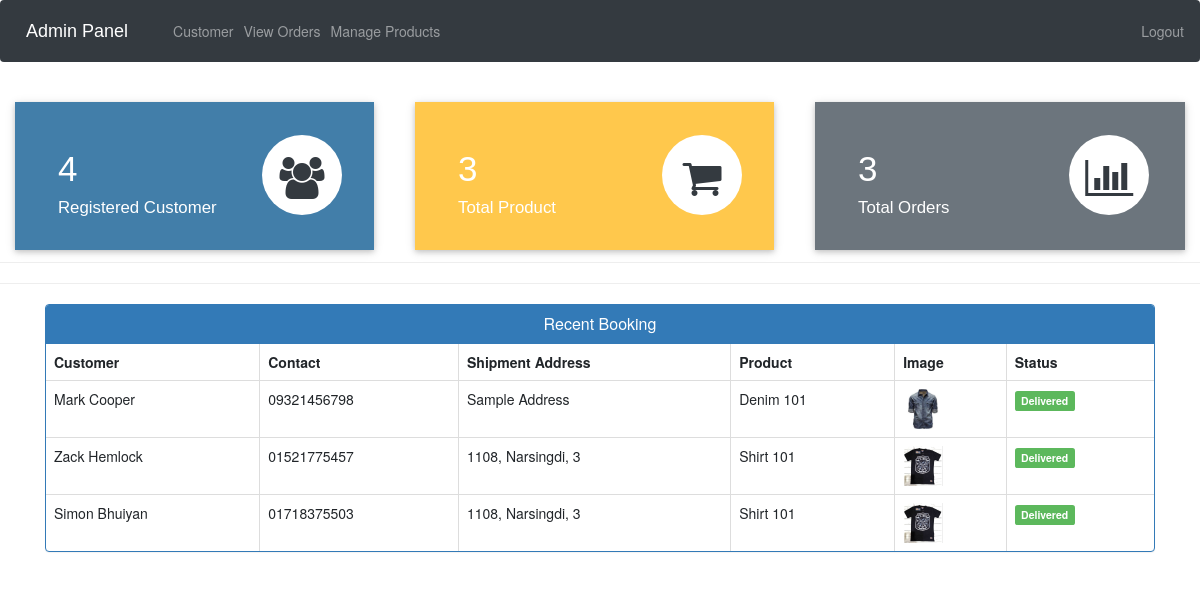
The app's page /admin-dashboard (signed in) with its own data.
### ecom/models.py (models this page shows, shortened)
class Customer(models.Model):
    user=models.OneToOneField(User,on_delete=models.CASCADE)
    profile_pic= models.ImageField(upload_to='profile_pic/CustomerProfilePic/',null=True,blank=True)
    address = models.CharField(max_length=40)
    mobile = models.CharField(max_length=20,null=False)
    @property
    def get_name(self):
        return self.user.first_name+" "+self.user.last_name

class Orders(models.Model):
    STATUS =(
        ('Pending','Pending'),
        ('Order Confirmed','Order Confirmed'),
        ('Out for Delivery','Out for Delivery'),
        ('Delivered','Delivered'),
    )
    customer=models.ForeignKey('Customer', on_delete=models.CASCADE,null=True)
    product=models.ForeignKey('Product',on_delete=models.CASCADE,null=True)
    email = models.CharField(max_length=50,null=True)
    address = models.CharField(max_length=500,null=True)
    mobile = models.CharField(max_length=20,null=True)
    order_date= models.DateField(auto_now_add=True,null=True)
    status=models.CharField(max_length=50,null=True,choices=STATUS)

class Product(models.Model):
    name=models.CharField(max_length=40)
    product_image= models.ImageField(upload_to='product_image/',null=True,blank=True)
    price = models.PositiveIntegerField()
    description=models.CharField(max_length=40)

### ecom/views.py (the view)
# urls.py: path('admin-dashboard', views.admin_dashboard_view,name='admin-dashboard'),
@login_required(login_url='adminlogin')
def admin_dashboard_view(request):
    customercount=models.Customer.objects.all().count()
    productcount=models.Product.objects.all().count()
    ordercount=models.Orders.objects.all().count()
    orders=models.Orders.objects.all()
    ordered_products=[]
    ordered_bys=[]
    for order in orders:
        ordered_product=models.Product.objects.all().filter(id=order.product.id)
        ordered_by=models.Customer.objects.all().filter(id = order.customer.id)
        ordered_products.append(ordered_product)
        ordered_bys.append(ordered_by)
    mydict={
    'customercount':customercount,
    'productcount':productcount,
    'ordercount':ordercount,
    'data':zip(ordered_products,ordered_bys,orders),
    }
    return render(request,'ecom/admin_dashboard.html',context=mydict)

### templates/ecom/admin_dashboard.html
{% extends 'ecom/admin_base.html' %}
{% load static %}
{% block content %}
<br>
{%include 'ecom/admin_dashboard_cards.html'%}
<br><br><br><br><br>
<hr><hr>
<div class="container" >
    <div class="panel panel-primary" >
      <div class="panel-heading" style="text-align:center;">
        <h6 class="panel-title">Recent Booking</h6>
      </div>
      <table class="table table-hover table-bordered" id="dev-table">
        <thead>
          <tr>
            <th>Customer</th>
            <th>Contact</th>
            <th>Shipment Address</th>
            <th>Product</th>
            <th>Image</th>
            <th>Status</th>
          </tr>
        </thead>
        {% for product,customer,order in data %}
        <tr>
          {% for c in customer %}
          <td> {{c.get_name}}</td>
          <td>{{c.mobile}}</td>
          <td>{{order.address}}</td>
          {% endfor %}
          {% for p in product %}
          <td> {{p.name}}</td>
          <td> <img src="{% static p.product_image.url %}" alt="Profile Pic" height="40px" width="40px" /></td>
          {% if order.status == 'Pending'%}
          <td> <span class="label label-info">{{order.status}}</span></td>
          {% elif order.status == 'Delivered' %}
          <td> <span class="label label-success">{{order.status}}</span></td>
          {% elif order.status == 'Out for Delivery' %}
          <td> <span class="label label-warning">{{order.status}}</span></td>
          {%else%}
            <td> <span class="label label-primary">{{order.status}}</span></td>
          {%endif%}
          {% endfor %}
        </tr>
        {% endfor %}
      </table>
  </div>
</div>
{% endblock content %}

### records on screen
Orders: address "Sample Address", status "Delivered"
Customer: get_name "Mark Cooper", mobile "09321456798"
Product: name "Denim 101", product_image (picture)
Orders: address "1108, Narsingdi, 3", status "Delivered"
Customer: get_name "Zack Hemlock", mobile "01521775457"
Product: name "Shirt 101", product_image (picture)
Orders: address "1108, Narsingdi, 3", status "Delivered"
Customer: get_name "Simon Bhuiyan", mobile "01718375503"

### other values on screen
{{ customercount }} "4"
{{ productcount }} "3"
{{ ordercount }} "3"
